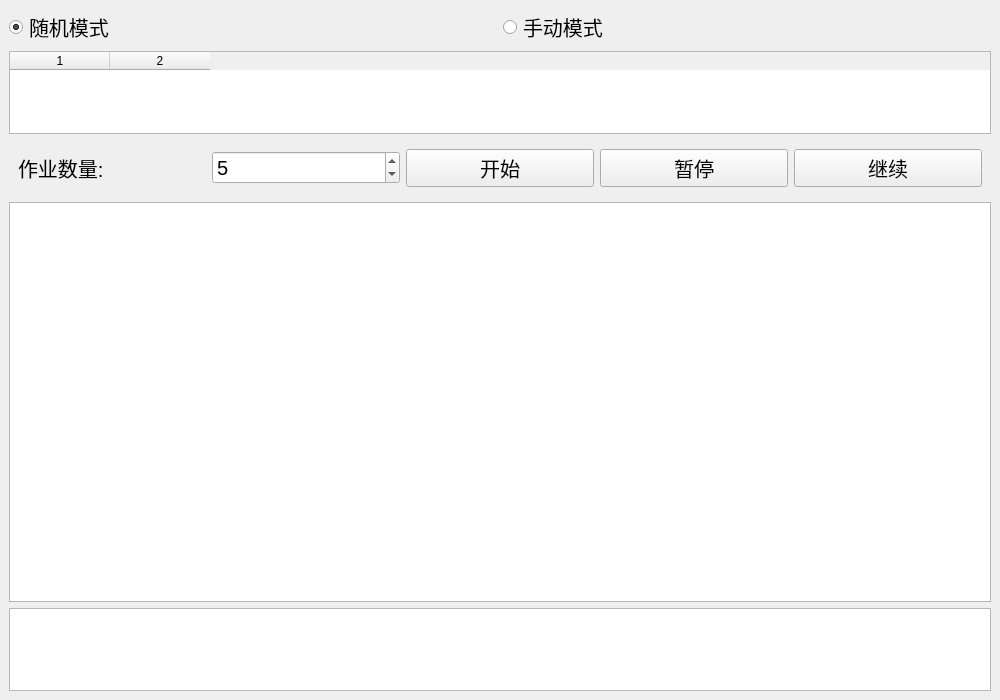
<?xml version="1.0" encoding="UTF-8"?>
<ui version="4.0">
 <class>ShowKnowledge</class>
 <widget class="QMainWindow" name="ShowKnowledge">
  <property name="geometry">
   <rect>
    <x>0</x>
    <y>0</y>
    <width>1000</width>
    <height>700</height>
   </rect>
  </property>
  <property name="windowTitle">
   <string>FCFS调度演示系统</string>
  </property>
  <widget class="QWidget" name="centralWidget">
   <layout class="QVBoxLayout" name="verticalLayout">
    <item>
     <layout class="QHBoxLayout" name="modeLayout">
      <item>
       <widget class="QRadioButton" name="randomMode">
        <property name="font">
         <font>
          <pointsize>15</pointsize>
         </font>
        </property>
        <property name="text">
         <string>随机模式</string>
        </property>
        <property name="checked">
         <bool>true</bool>
        </property>
       </widget>
      </item>
      <item>
       <widget class="QRadioButton" name="manualMode">
        <property name="font">
         <font>
          <pointsize>15</pointsize>
         </font>
        </property>
        <property name="text">
         <string>手动模式</string>
        </property>
       </widget>
      </item>
     </layout>
    </item>
    <item>
     <widget class="QTableWidget" name="jobTable">
      <property name="visible">
       <bool>false</bool>
      </property>
      <property name="rowCount">
       <number>0</number>
      </property>
      <property name="columnCount">
       <number>2</number>
      </property>
      <column/>
      <column/>
     </widget>
    </item>
    <item>
     <widget class="QWidget" name="controlPanel" native="true">
      <layout class="QHBoxLayout" name="horizontalLayout">
       <item>
        <widget class="QLabel" name="label">
         <property name="font">
          <font>
           <pointsize>15</pointsize>
          </font>
         </property>
         <property name="text">
          <string>作业数量:</string>
         </property>
        </widget>
       </item>
       <item>
        <widget class="QSpinBox" name="spinBox">
         <property name="font">
          <font>
           <pointsize>15</pointsize>
          </font>
         </property>
         <property name="minimum">
          <number>1</number>
         </property>
         <property name="maximum">
          <number>20</number>
         </property>
         <property name="value">
          <number>5</number>
         </property>
        </widget>
       </item>
       <item>
        <widget class="QPushButton" name="startButton">
         <property name="font">
          <font>
           <pointsize>15</pointsize>
          </font>
         </property>
         <property name="text">
          <string>开始</string>
         </property>
        </widget>
       </item>
       <item>
        <widget class="QPushButton" name="pauseButton">
         <property name="font">
          <font>
           <pointsize>15</pointsize>
          </font>
         </property>
         <property name="text">
          <string>暂停</string>
         </property>
        </widget>
       </item>
       <item>
        <widget class="QPushButton" name="continueButton">
         <property name="font">
          <font>
           <pointsize>15</pointsize>
          </font>
         </property>
         <property name="text">
          <string>继续</string>
         </property>
        </widget>
       </item>
      </layout>
     </widget>
    </item>
    <item>
     <widget class="QGraphicsView" name="graphicsView">
      <property name="sizePolicy">
       <sizepolicy hsizetype="Expanding" vsizetype="Expanding">
        <horstretch>7</horstretch>
        <verstretch>0</verstretch>
       </sizepolicy>
      </property>
      <property name="minimumSize">
       <size>
        <width>600</width>
        <height>400</height>
       </size>
      </property>
     </widget>
    </item>
    <item>
     <widget class="QPlainTextEdit" name="statusText">
      <property name="sizePolicy">
       <sizepolicy hsizetype="Expanding" vsizetype="Preferred">
        <horstretch>3</horstretch>
        <verstretch>0</verstretch>
       </sizepolicy>
      </property>
      <property name="font">
       <font>
        <pointsize>15</pointsize>
       </font>
      </property>
     </widget>
    </item>
   </layout>
  </widget>
 </widget>
 <resources/>
 <connections/>
</ui>
